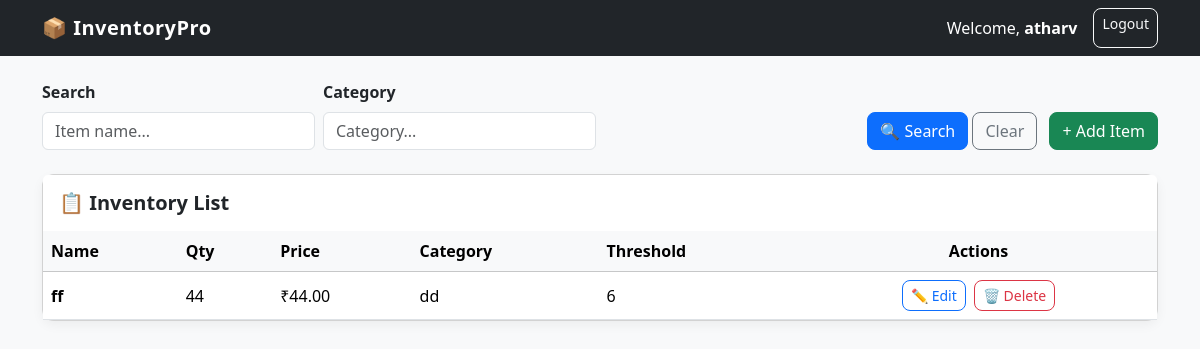
The page / (signed in) on the database as committed earlier.
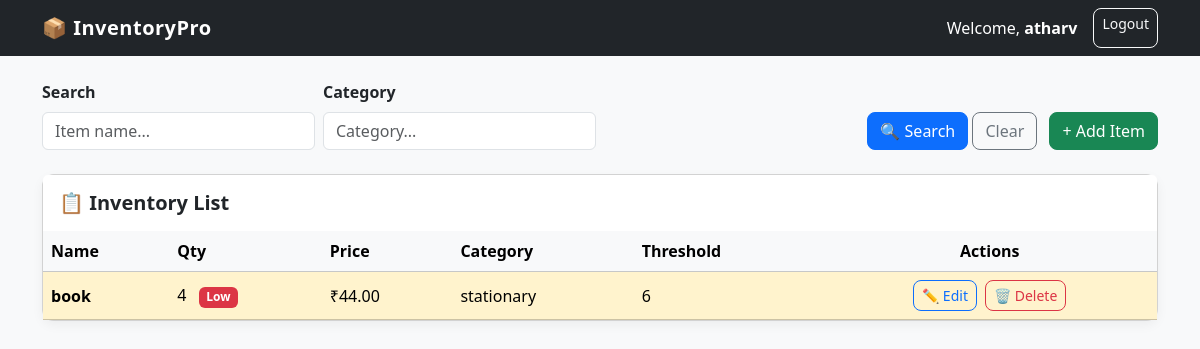
The same page on the database as committed later.
### inventory/models.py (models this page shows, shortened)
class Item(models.Model):
    user = models.ForeignKey(User, on_delete=models.CASCADE)
    name = models.CharField(max_length=100)  # Name of the item
    quantity = models.IntegerField()  # Current stock quantity
    price = models.DecimalField(max_digits=10, decimal_places=2)  # Price of the item
    category = models.CharField(max_length=50)  # Category (e.g., Electronics, Grocery, etc.)
    low_stock_threshold = models.IntegerField(default=5)
    @property
    def is_low_stock(self):
        return self.quantity <= self.low_stock_threshold

### inventory/views.py (the view)
# urls.py: path('', views.item_list, name='item_list'),
@login_required
def item_list(request):
    items = models.Item.objects.filter(user=request.user)
    return render(request, 'inventory/item_list.html', {'items': items})

### inventory/templates/inventory/item_list.html (shortened to what this page needs)
<!DOCTYPE html>
<html lang="en">
<head>
  <link href="https://cdn.jsdelivr.net/npm/bootstrap@5.3.2/dist/css/bootstrap.min.css" rel="stylesheet">
</head>
<body>
  <nav class="navbar navbar-expand-lg navbar-dark bg-dark mb-4">
    <div class="container">
      <a class="navbar-brand" href="{% url 'item_list' %}">📦 InventoryPro</a>
      <div class="d-flex">
        <span class="navbar-text text-white me-3">Welcome, <strong>{{ user.username }}</strong></span>
        <a href="{% url 'logout' %}" class="btn btn-outline-light btn-sm">Logout</a>
      </div>
    </div>
  </nav>
  <div class="container">
    <form method="get" class="row g-2 mb-4 align-items-end">
      <div class="col-md-3">
        <label class="form-label fw-semibold">Search</label>
        <input type="text" name="q" value="{{ q }}" class="form-control" placeholder="Item name...">
      </div>
      <div class="col-md-3">
        <label class="form-label fw-semibold">Category</label>
        <input type="text" name="category" value="{{ category }}" class="form-control" placeholder="Category...">
      </div>
      <div class="col-md-6 text-end">
        <button class="btn btn-primary">🔍 Search</button>
        <a href="{% url 'item_list' %}" class="btn btn-outline-secondary">Clear</a>
        <a href="{% url 'add_item' %}" class="btn btn-success ms-2">+ Add Item</a>
      </div>
    </form>
    <div class="card">
      <div class="card-header bg-white border-0 py-3">
        <h5 class="mb-0 fw-bold">📋 Inventory List</h5>
      </div>
      <div class="table-responsive">
        <table class="table table-hover align-middle mb-0">
          <thead class="table-light">
            <tr>
              <th>Name</th>
              <th>Qty</th>
              <th>Price</th>
              <th>Category</th>
              <th>Threshold</th>
              <th class="text-center">Actions</th>
            </tr>
          </thead>
          <tbody>
            {% for item in items %}
            <tr class="{% if item.is_low_stock %}table-warning{% endif %}">
              <td class="fw-semibold">{{ item.name }}</td>
              <td>
                {{ item.quantity }}
                {% if item.is_low_stock %}
                  <span class="badge bg-danger ms-2">Low</span>
                {% endif %}
              </td>
              <td>₹{{ item.price }}</td>
              <td>{{ item.category }}</td>
              <td>{{ item.low_stock_threshold }}</td>
              <td class="text-center">
                <a href="{% url 'edit_item' item.pk %}" class="btn btn-sm btn-outline-primary me-1">✏️ Edit</a>
                <a href="{% url 'delete_item' item.pk %}" class="btn btn-sm btn-outline-danger">🗑 Delete</a>
              </td>
            </tr>
            {% empty %}
            <tr><td colspan="6" class="text-center text-muted py-4">No items found.</td></tr>
            {% endfor %}
          </tbody>
        </table>
      </div>
    </div>
  </div>
</body>
</html>

### inventory/templates/inventory/item_list.html (style rules this page uses)
body { background-color: #f8f9fa; }
.card { border-radius: 12px; box-shadow: 0 4px 12px rgba(0,0,0,0.05); }
.btn { border-radius: 8px; }
.table th { font-weight: 600; }
.navbar-brand { font-weight: bold; letter-spacing: 0.5px; }

Rows that differ between the two databases and show on the page:
changed Item: name "ff" → "book"; quantity "44" → "4"; category "dd" → "stationary"; now shows "Low"
